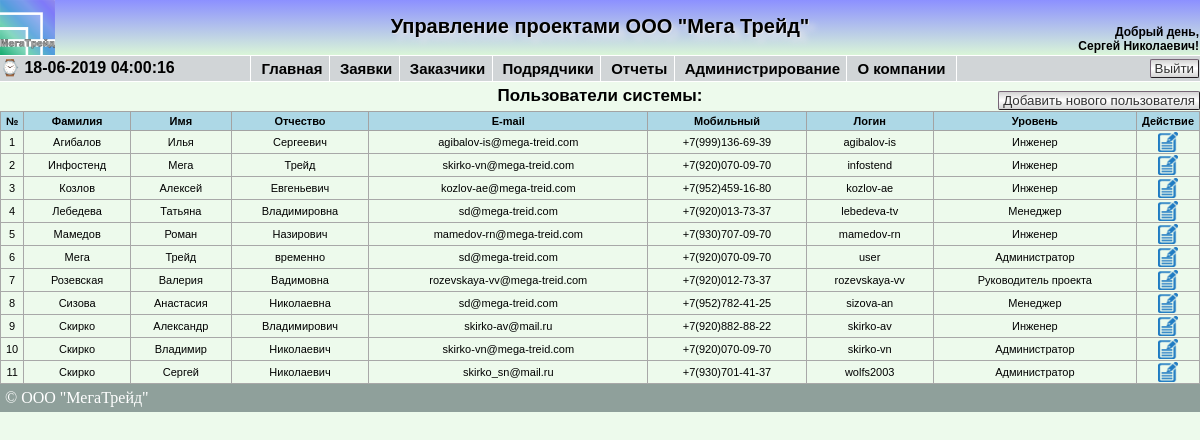
The page /showusers.php (signed in) on the database its author committed.
### tables this page shows
CREATE TABLE `users` (
  `id_users` int(11) NOT NULL AUTO_INCREMENT,
  `login` varchar(50) NOT NULL,
  `pass` varchar(50) NOT NULL,
  `surname` varchar(50) NOT NULL,
  `name` varchar(50) NOT NULL,
  `th_name` varchar(50) NOT NULL,
  `email` varchar(50) NOT NULL,
  `mobile` varchar(50) NOT NULL,
  `userlevel` int(1) unsigned NOT NULL,
  PRIMARY KEY (`id_users`)
);

### func/db.php (called while the page is built, shortened)
<?php
function Show_Users($connection)
{
	$search = "SELECT * FROM users ORDER BY surname, name, th_name ASC";
    $result = $connection->query ($search);
    $rows = $result->num_rows;
    if (!$rows) return false;
    else
    {
        $array = array ();
        for ($i=0; $i<$rows; $i++)
        {
            $result->data_seek ($i);
            $row =$result->fetch_array (MYSQLI_ASSOC);
            $array["$i"] = $row;
        }
    }
    return $array;
}
?>

### func/arrays.php (called while the page is built, shortened)
<?php
$user_level = array('Администратор', 'Руководитель проекта', 'Менеджер', 'Инженер');
?>

### showusers.php (the view, shortened to what this page needs)
<?php
require '/connection/config.php';
if($_SESSION['userlevel']==1)
{
require_once '/blocks/header.php';
require '/func/arrays.php';
?>
<!DOCTYPE html>
<html lang="ru">
<head>
</head>
<body>
<?php
	$users = Show_Users($link);
?>
	<div class="showcustomer">
			<div class="breadcrumbs">Пользователи системы:</div>
			<div class="newticket"><a href='/newuser.php' ><button class="button-new">Добавить нового пользователя</button></a></div>
				<table border="1" cellspacing="0">
					<thead>
						<tr class="hdr">
							<th width=1%>№</th>
							<th>Фамилия</th>
							<th>Имя</th>
							<th>Отчество</th>
							<th>E-mail</th>
							<th>Мобильный</th>
							<th>Логин</th>
							<th>Уровень</th>
							<th width=1%>Действие</th>
						</tr>
					</thead>
					<tbody>
				<?php foreach($users as $i => $users) { ?>
					<tr class="reg_text_show_tickets">
						<td align="center"><?=$i+1?></td>
						<td align="center"><?=$users['surname']?></td>
						<td align="center"><?=$users['name']?></td>
						<td align="center"><?=$users['th_name']?></td>
						<td align="center"><?=$users['email']?></td>
						<td align="center"><?=$users['mobile']?></td>
						<td align="center"><?=$users['login']?></td>
						<td align="center"><?=$user_level[$users['userlevel']-1]?></td>
						<td align="center"><a href='/edituser.php?edit=<?= $users['id_users'] ?>' title = 'Изменить'>
						<img src='/images/edit.png' width='20' height='20'></td>
					</tr>
				<?php }?>
			</tbody>
		</table>
	</div>
<div id="footer">&copy; ООО "МегаТрейд"</div>
</body>
</html>
<?php
	}
	else
	{
		header('Location: /');
}
?>

### css/index.css (style rules this page uses)
@media screen { body { margin:0 auto; //height: 100%; //background: radial-gradient(90% 50%, #FFFFFF, #D2E6F2); background: #EDFAEC; } }
@media screen { #footer { display:block; position: relative; bottom:0; background: #8fa09b; color: #fff; padding: 5px; clear: left; //width: 99%; text-align: left; } }
@media screen { .showmodel td, th { padding: 3px 20px; vertical-align: middle; text-align: center; } }
@media screen { .button-new { //color: #000000; //border-top: 1px solid #696969; //background: #EDEDED; //font-size: 13px; //font-family: Lucida Console; background: -moz-linear-gradient(#D0ECF4, #5BC9E1, #D0ECF4); background: -webkit-gradient(linear, 0 0, 0 100%, from(#D3D3D3), to(#D3D3D3), color-stop(0.5, #FFFFFF)); filter: progid:DXImageTransform.Microsoft.gradient(startColorstr='#00BBD6', endColorstr='#EBFFFF'); padding: 1px 4px; color: #333; -moz-border-radius: 5px; -webkit-border-radius: 5px; text-decoration: none; border-radius: 2px; border: 1px outset #767; cursor: pointer; } }
@media screen { .show_rs td, th { padding: 3px 5px; vertical-align: middle; text-align: center; } }
@media screen { .showcustomer { display: block; position: relative; font-family: Arial, Helvetica, sans-serif; color: #000000; //width: 1024px; //margin-top: 5%; padding: 0px; //border: 2px solid black; //background: #C5D1D7; //background: #D7E1E6; //background: linear-gradient(90deg, rgba(121,58,180,0) 0%, #C6D3DA 5%, #C6D3DA 95%, rgba(131,58,180,0) 100%); text-align: center; margin: 0 auto; //margin-top: 1%; //border-radius: 20px; //-moz-border-radius: 20px; //-webkit-border-radius: 20px; } }
@media screen { .showcustomer table { margin: 0 auto; width: 100%; border-collapse: collapse; //background:#F0FFFF; border: 0px solid #A8A8A8; //padding: 10px; } }
@media screen { .hdr { background:#ADD8E6; font-family: Arial, Helvetica, sans-serif; border: 1px solid #A3A3A3; font-size: 11px; } }
@media screen { .newticket { display: block; position: absolute; //position: relative; top: 10px; right: 0px; } }
@media screen { .reg_text_show_tickets { //background: green; //font-size: calc(0.2vw + 0.2vh + 1vmin); font-size: 11px; font-family: Arial, Helvetica, sans-serif; vertical-align: middle; text-align: center; font-weight: normal; width: 250px; //color: #FF0000; word-wrap: break-word; } }
@media screen { .breadcrumbs { display: block; position: relative; margin: 0 auto; padding-bottom: 10px; top: 5px; font-size: 17px; font-family: Arial, Helvetica, sans-serif; //vertical-align: middle; //text-align: left; font-weight: bold; color: #000000; width: 60%; } }

### rows shown on the page
users: surname "Агибалов", name "Илья", th_name "Сергеевич", email "agibalov-is@mega-treid.com", mobile "+7(999)136-69-39", login "agibalov-is", userlevel "Инженер"
users: surname "Инфостенд", name "Мега", th_name "Трейд", email "skirko-vn@mega-treid.com", mobile "+7(920)070-09-70", login "infostend", userlevel "Инженер"
users: surname "Козлов", name "Алексей", th_name "Евгеньевич", email "kozlov-ae@mega-treid.com", mobile "+7(952)459-16-80", login "kozlov-ae", userlevel "Инженер"
users: surname "Лебедева", name "Татьяна", th_name "Владимировна", email "sd@mega-treid.com", mobile "+7(920)013-73-37", login "lebedeva-tv", userlevel "Менеджер"
users: surname "Мамедов", name "Роман", th_name "Назирович", email "mamedov-rn@mega-treid.com", mobile "+7(930)707-09-70", login "mamedov-rn", userlevel "Инженер"
users: surname "Мега", name "Трейд", th_name "временно", email "sd@mega-treid.com", mobile "+7(920)070-09-70", login "user", userlevel "Администратор"
users: surname "Розевская", name "Валерия", th_name "Вадимовна", email "rozevskaya-vv@mega-treid.com", mobile "+7(920)012-73-37", login "rozevskaya-vv", userlevel "Руководитель проекта"
users: surname "Сизова", name "Анастасия", th_name "Николаевна", email "sd@mega-treid.com", mobile "+7(952)782-41-25", login "sizova-an", userlevel "Менеджер"
users: surname "Скирко", name "Александр", th_name "Владимирович", email "skirko-av@mail.ru", mobile "+7(920)882-88-22", login "skirko-av", userlevel "Инженер"
users: surname "Скирко", name "Владимир", th_name "Николаевич", email "skirko-vn@mega-treid.com", mobile "+7(920)070-09-70", login "skirko-vn", userlevel "Администратор"
users: surname "Скирко", name "Сергей", th_name "Николаевич", email "skirko_sn@mail.ru", mobile "+7(930)701-41-37", login "wolfs2003", userlevel "Администратор"

### other values the page prints
$_SESSION["io"] "Сергей Николаевич"
